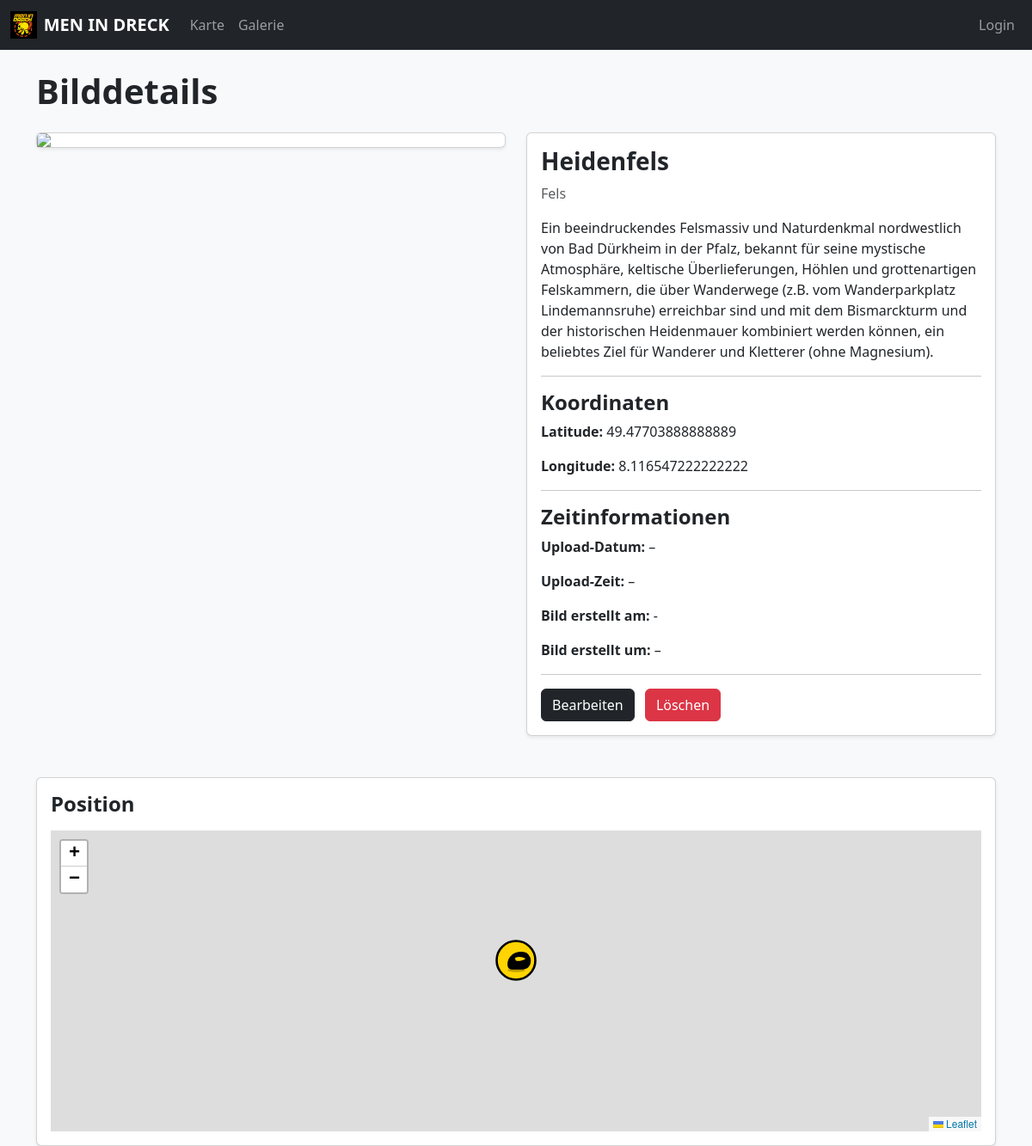
The app's page /detail/2 with its own data.
### tables this page shows
CREATE TABLE images (
    id INTEGER PRIMARY KEY AUTOINCREMENT,
    name TEXT NOT NULL,
    description TEXT,
    category TEXT NOT NULL CHECK (category IN ('Burg', 'Fels', 'Kirche', 'Aussicht')),
    filepath TEXT NOT NULL,
    latitude REAL,
    longitude REAL
, upload_date TEXT, upload_time TEXT, exif_date TEXT, exif_time TEXT);

### app.py (the view)
@app.route('/detail/<int:image_id>')
def detail(image_id):
    conn = sqlite3.connect('database.db')
    c = conn.cursor()
    c.execute("""
        SELECT id, name, description, category, filepath, latitude, longitude,
               upload_date, upload_time, exif_date, exif_time
        FROM images WHERE id = ?
    """, (image_id,))
    img = c.fetchone()
    conn.close()
    if not img:
        return redirect(url_for('gallery'))
    return render_template('detail.html', img=img, title="Bilddetails")

### app.py (called while the page is built)
def _build_csp():
    return (
        "default-src 'self'; "
        "script-src 'self' https://cdn.jsdelivr.net https://unpkg.com; "
        "style-src 'self' https://cdn.jsdelivr.net https://unpkg.com; "
        "img-src 'self' data: blob: https://*.tile.openstreetmap.org; "
        "font-src 'self' data:; "
        "connect-src 'self'; "
        "object-src 'none'; base-uri 'self'; frame-ancestors 'none'; form-action 'self'"
    )

@app.after_request
def set_security_headers(resp):
    resp.headers['X-Content-Type-Options'] = 'nosniff'
    resp.headers['X-Frame-Options'] = 'DENY'
    resp.headers['Referrer-Policy'] = 'strict-origin-when-cross-origin'
    resp.headers['Permissions-Policy'] = 'geolocation=(), camera=(), microphone=()'
    resp.headers['Cross-Origin-Opener-Policy'] = 'same-origin'
    resp.headers['Cross-Origin-Resource-Policy'] = 'same-origin'
    resp.headers['Content-Security-Policy'] = _build_csp()
    if is_secure:
        resp.headers['Strict-Transport-Security'] = 'max-age=31536000; includeSubDomains; preload'
    return resp

### templates/detail.html (shortened to what this page needs)
{% extends "base.html" %} {% block content %}
<h1 class="mb-4 fw-bold">Bilddetails</h1>
<div class="row">
  <div class="col-md-6 mb-4">
    <div class="card shadow-sm">
      <img
        src="/{{ img[4] }}"
        class="card-img-top"
        style="max-height: 500px; object-fit: contain"
      />
    </div>
  </div>
  <div class="col-md-6 mb-4">
    <div class="card shadow-sm">
      <div class="card-body">
        <h3 class="fw-bold">{{ img[1] }}</h3>
        <p class="text-muted">{{ img[3] }}</p>
        <p>{{ img[2] }}</p>
        <hr />
        <h4 class="fw-bold mt-3">Koordinaten</h4>
        <p><strong>Latitude:</strong> {{ img[5] }}</p>
        <p><strong>Longitude:</strong> {{ img[6] }}</p>
        <hr />
        <h4 class="fw-bold mt-3">Zeitinformationen</h4>
        <p>
          <strong>Upload‑Datum:</strong>
          {% if img[7] %} {{ img[7].split('-')[2] }}.{{ img[7].split('-')[1]
          }}.{{ img[7].split('-')[0] }} {% else %} – {% endif %}
        </p>
        <p>
          <strong>Upload‑Zeit:</strong>
          {{ img[8] if img[8] else "–" }}
        </p>
        <p>
          <strong>Bild erstellt am:</strong>
          {% if img[9] %} {{ img[9].split('-')[2] }}.{{ img[9].split('-')[1]
          }}.{{ img[9].split('-')[0] }} {% else %} - {% endif %}
        </p>
        <p>
          <strong>Bild erstellt um:</strong>
          {{ img[10] if img[10] else "–" }}
        </p>
        <hr />
        <a
          href="{{ url_for('edit', image_id=img[0]) }}"
          class="btn btn-dark me-2"
          >Bearbeiten</a
        >
        <a
          href="{{ url_for('delete', image_id=img[0]) }}"
          class="btn btn-danger"
          >Löschen</a
        >
      </div>
    </div>
  </div>
</div>
<div class="card shadow-sm mt-4">
  <div class="card-body">
    <h4 class="fw-bold mb-3">Position</h4>
    <div id="detailMap" style="height: 350px"></div>
  </div>
</div>
{% endblock %}

### static/css/base.css (style rules this page uses)
body { background: #f8f9fa; margin: 0; padding: 0; }

### records on screen
images: name "Heidenfels", category "Fels", description "Ein beeindruckendes Felsmassiv und Naturdenkmal nordwestlich von Bad Dürkheim in der Pfalz, bekannt für seine mystische Atmosphäre, keltische Überlieferungen, Höhlen und grottenartigen Felskammern, die über Wanderwege (z.B. vom Wanderparkplatz Lindemannsruhe) erreichbar sind und mit dem Bismarckturm und der historischen Heidenmauer kombiniert werden können, ein beliebtes Ziel für Wanderer und Kletterer (ohne Magnesium).", latitude "49.47703888888889", longitude "8.116547222222222"

### other values on screen
{{ img[8] if img[8] else "–" }} "–"
{{ img[10] if img[10] else "–" }} "–"
